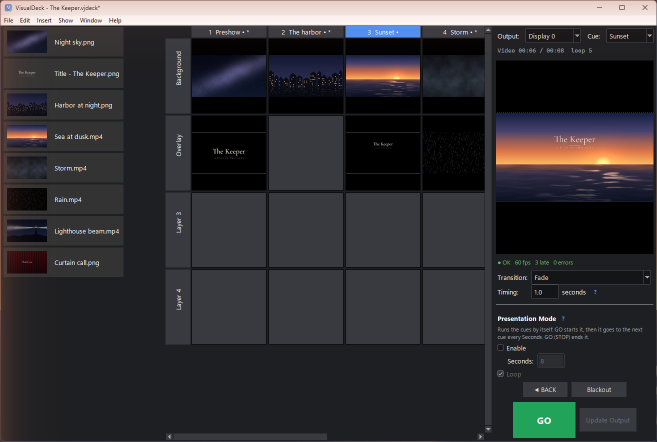
#> input picture docs/images/main-window.png, 1314 x 883 px, found by its file name (shown at 1/2 size)
$ python make_og.py ../docs/images/main-window.png ../docs/images/main-window.png ../docs/images/main-window.png
#> lines starting #> are read from the running program, lines starting #| are printed output that depends on the picture
"""Make website/static/og.png (1200x630) from docs/images/main-window.png and the site's fonts (TTF sources)."""
import sys
from PIL import Image, ImageDraw, ImageFont, ImageFilter
F = sys.argv[1]; ROOT = sys.argv[2]; OUT = sys.argv[3]
W, H = 1200, 630
im = Image.new("RGB", (W, H), "#ffffff")
#> im: PIL image 1200x630 RGB; every value is 255
d = ImageDraw.Draw(im)
# stage band on the right with the screenshot
shot = Image.open(f"{ROOT}/docs/images/main-window.png").convert("RGB").crop((300, 0, 1314, 883))
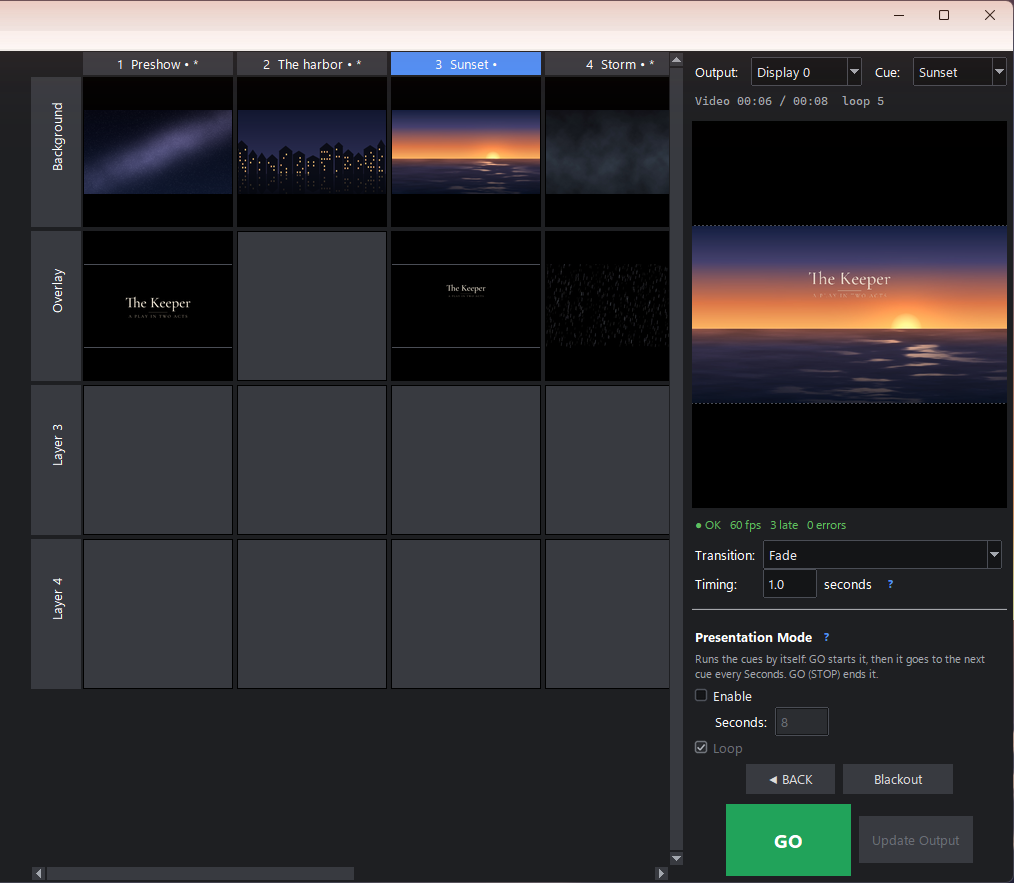
#> shot: PIL image 1014x883 RGB; mean R, G, B 51, 50.2, 53.1
band_x = 560
d.rectangle([band_x, 0, W, H], fill="#101112")
sh_h = 520; sh_w = round(shot.width * sh_h / shot.height)
#> after `sh_w = round(shot.width * sh_h / shot.height)`: sh_w = 597
shot = shot.resize((sh_w, sh_h), Image.LANCZOS)
#> shot: PIL image 597x520 RGB
im.paste(shot, (W - sh_w - 40, (H - sh_h) // 2))
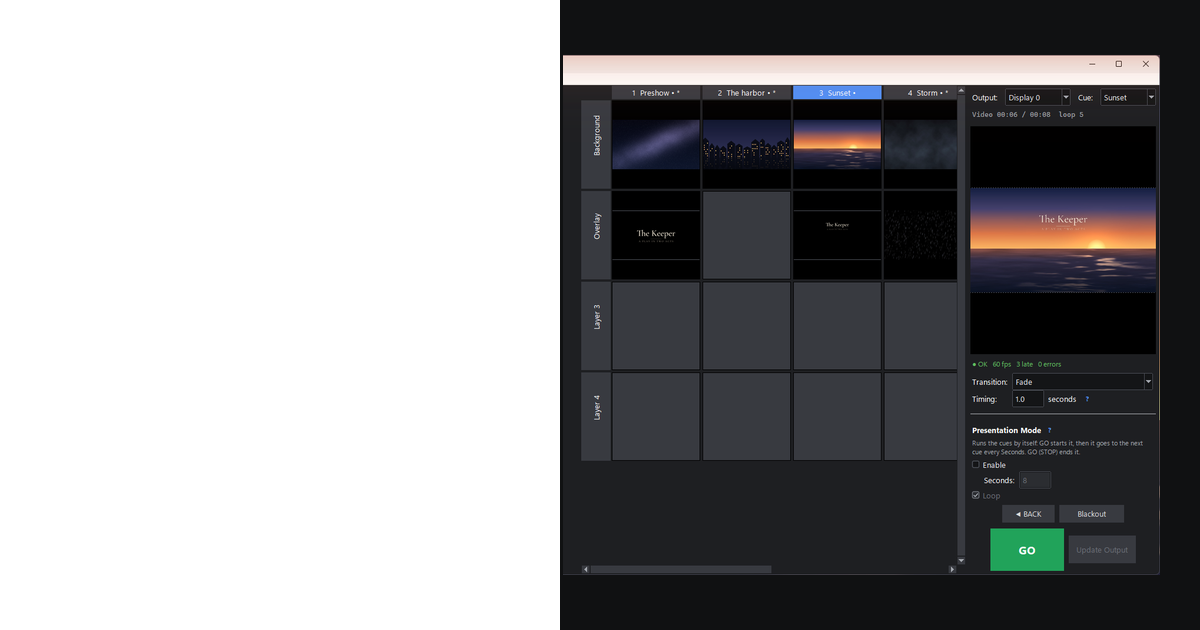
#> im: PIL image 1200x630 RGB; mean R, G, B 141.9, 141.7, 143
# text
head = ImageFont.truetype(f"{F}/archivo-limited.ttf", 76)
try:
    head.set_variation_by_axes([760, 87.5])
except Exception as e:
#> (the run stopped early here; a loop or call above may not have finished)

$ run again, with docs/images/browser-remote.png copied over docs/images/main-window.png
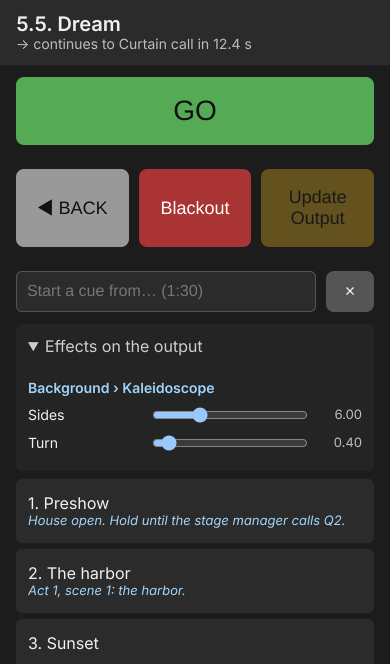
#> input picture docs/images/browser-remote.png, 780 x 1328 px, found by its file name (shown at 1/2 size)
#> `shot = Image.open(f"{ROOT}/docs/images/main-window.png").convert("RGB"..`:
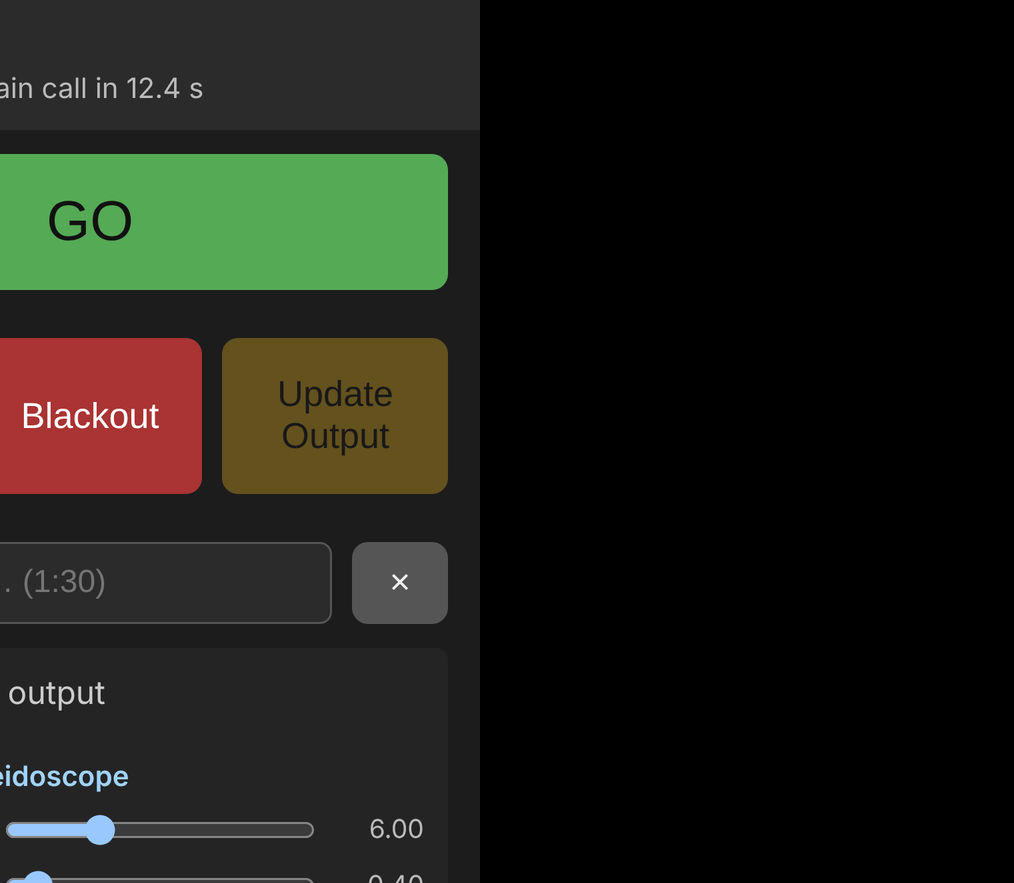
#> shot: PIL image 1014x883 RGB; mean R, G, B 28.8, 30, 22.6
#> `im.paste(shot, (W - sh_w - 40, (H - sh_h) // 2))`:
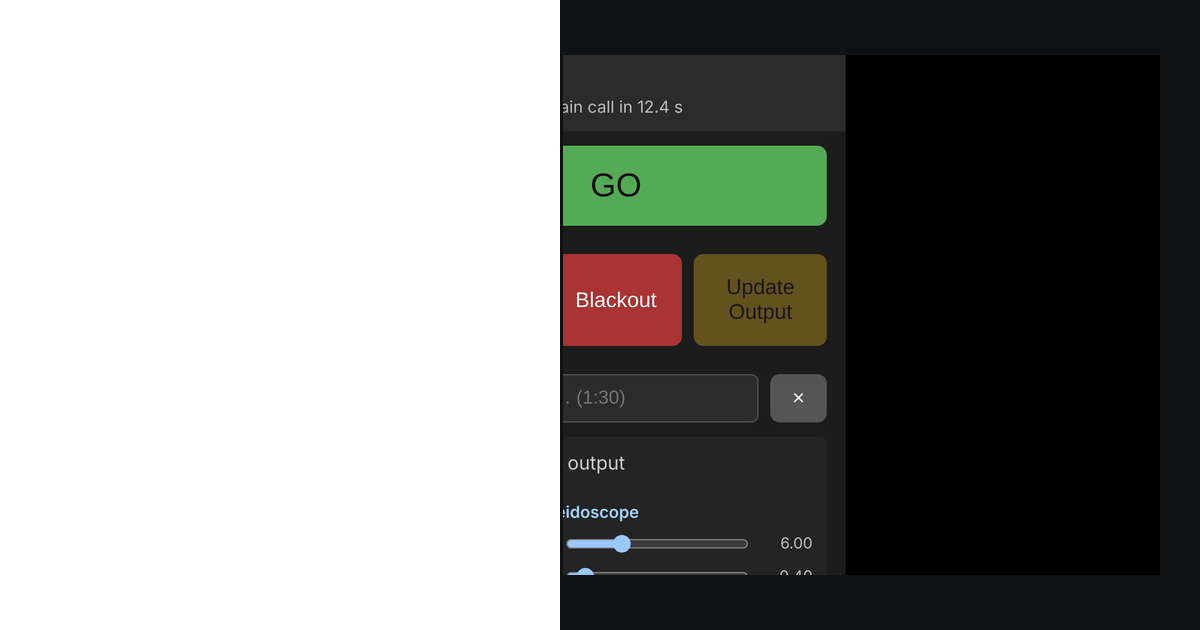
#> im: PIL image 1200x630 RGB; mean R, G, B 132.8, 133.4, 130.5

$ run again, with docs/images/corner-pin.png copied over docs/images/main-window.png
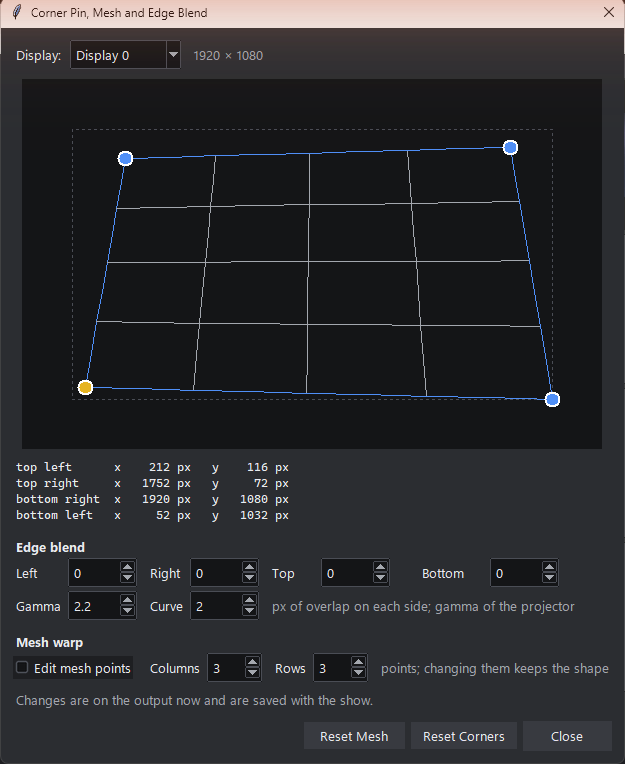
#> input picture docs/images/corner-pin.png, 625 x 764 px, found by its file name
#> `shot = Image.open(f"{ROOT}/docs/images/main-window.png").convert("RGB"..`:
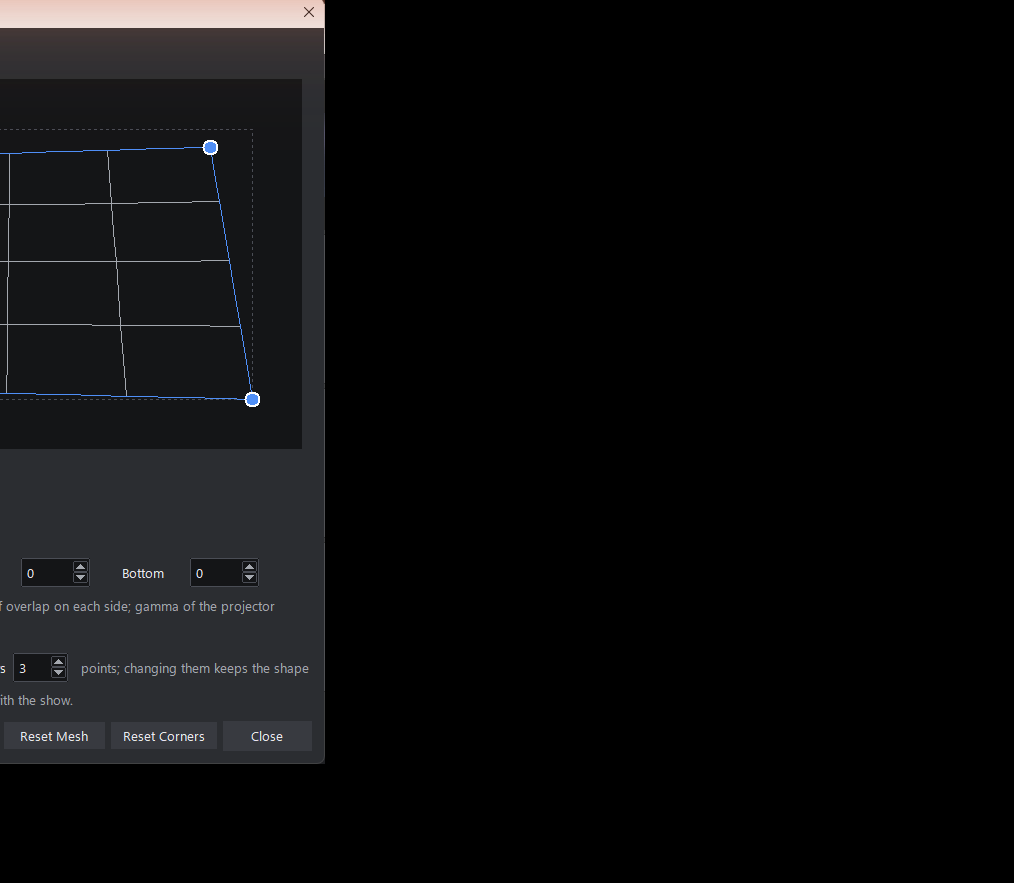
#> shot: PIL image 1014x883 RGB; mean R, G, B 12.1, 12.1, 12.9
#> `im.paste(shot, (W - sh_w - 40, (H - sh_h) // 2))`:
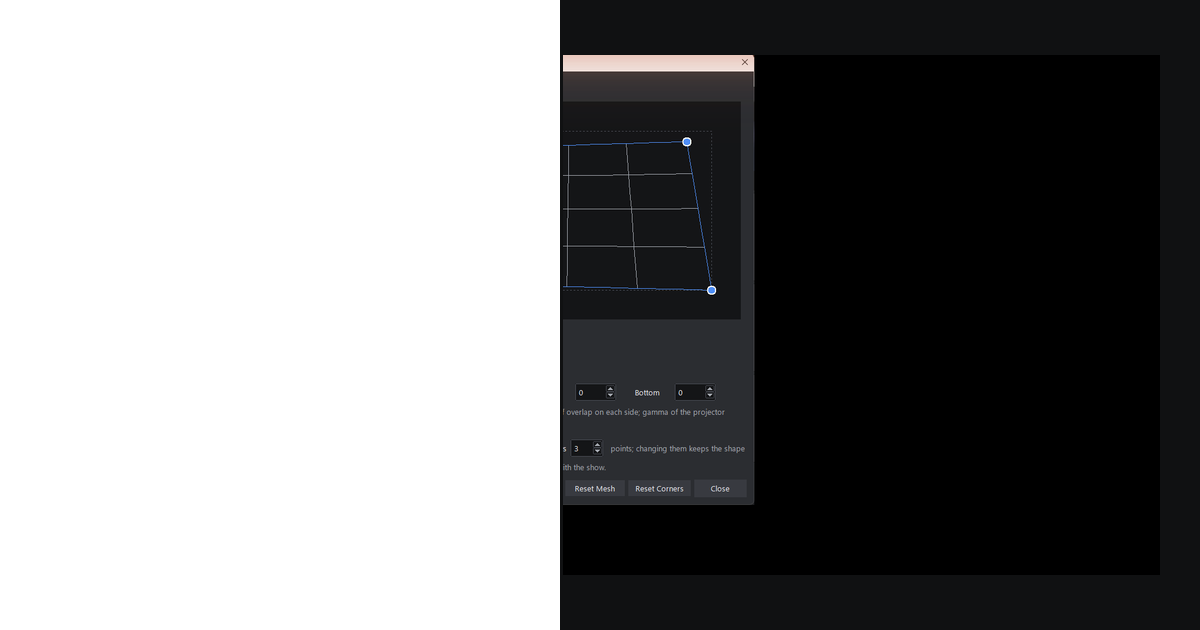
#> im: PIL image 1200x630 RGB; mean R, G, B 125.9, 126.1, 126.5

$ run again, with docs/images/cue-settings.png copied over docs/images/main-window.png
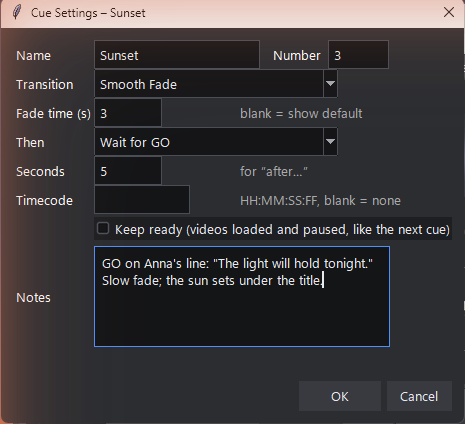
#> input picture docs/images/cue-settings.png, 465 x 424 px, found by its file name
#> `shot = Image.open(f"{ROOT}/docs/images/main-window.png").convert("RGB"..`:
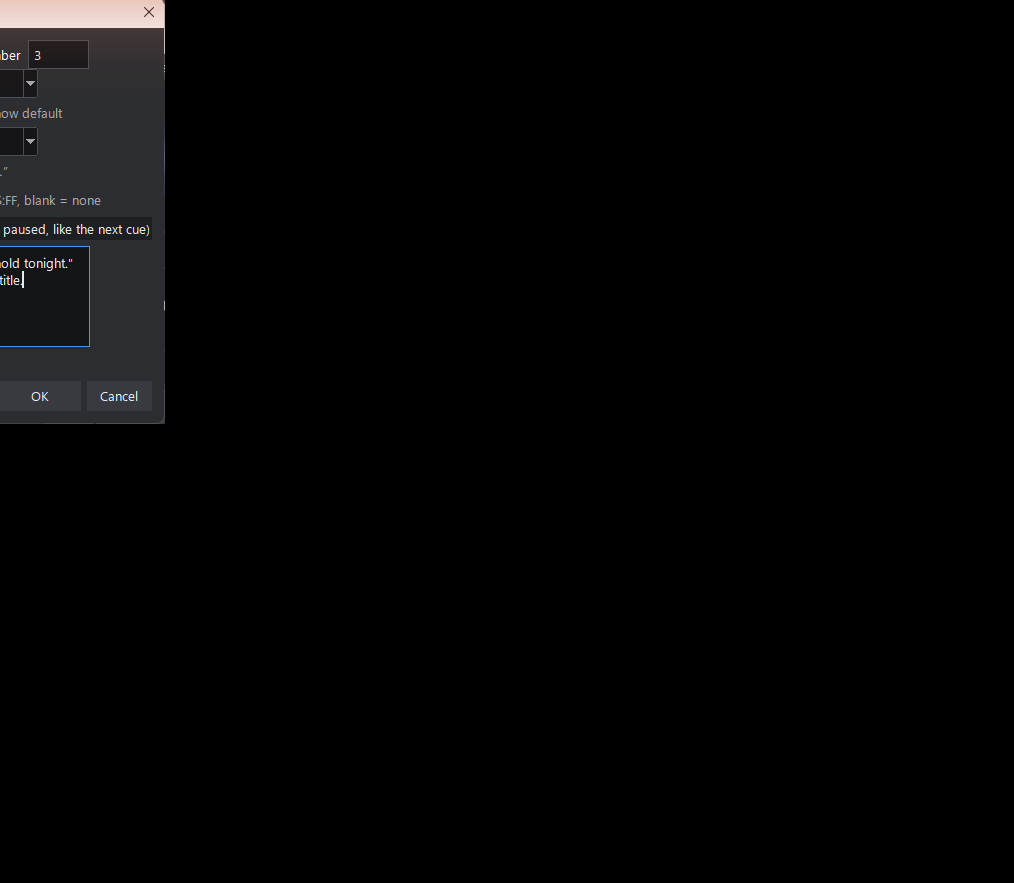
#> shot: PIL image 1014x883 RGB; mean R, G, B 4.5, 4.4, 4.7
#> `im.paste(shot, (W - sh_w - 40, (H - sh_h) // 2))`:
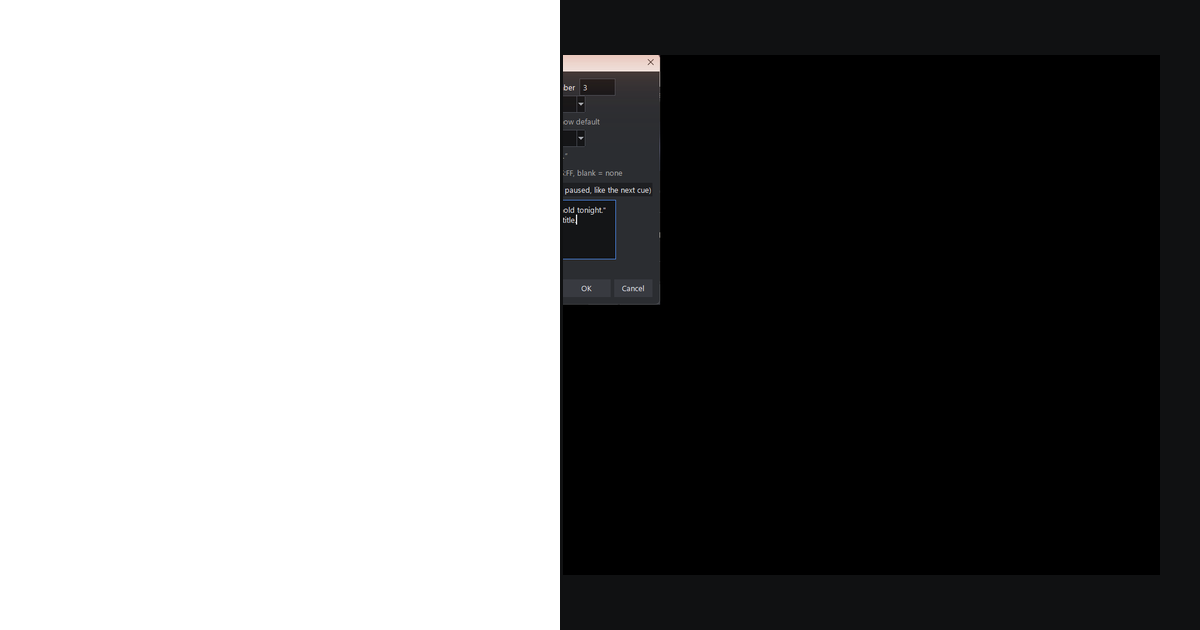
#> im: PIL image 1200x630 RGB; mean R, G, B 122.8, 122.9, 123.1
